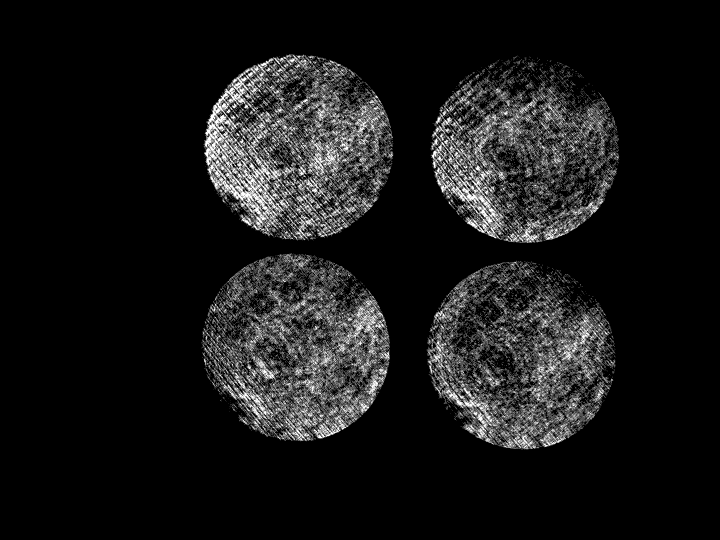
#> input picture data/2026-08-05/init_Xn1d221_Yp0d153_2026-08-05T11-36-15.633.tif, 1440 x 1080 px (shown at 1/2 size)
$ jupyter execute test.ipynb
#> lines starting #> are read from the running program, lines starting #| are printed output that depends on the picture; after the words box and inside, x2 and y2 are one past the last pixel; in counts of white or black regions, pixels touching at a corner belong together
[cell 1]
# %pip install scikit-image

[cell 2]
import numpy as np
import matplotlib.pyplot as plt
import matplotlib.image as mpimg

from skimage.feature import canny
from skimage.transform import hough_circle, hough_circle_peaks
from skimage.draw import circle_perimeter
from skimage.segmentation import find_boundaries
from skimage.measure import find_contours

from scipy.optimize import least_squares

from scipy import ndimage
from scipy.ndimage import gaussian_filter
from scipy.ndimage import binary_fill_holes, binary_closing, binary_opening

[cell 3]
file = "data/2026-08-05/init_Xn1d221_Yp0d153_2026-08-05T11-36-15.633.tif"
# file = "data/2026-08-05/T_series_x_Xn1d221_Yn0d000_2026-08-05T11-43-31.269.tif"

image = mpimg.imread(file)
#> image is the input picture: shape (1080, 1440) uint16; min 1, max 1022, mean 113.2
image = np.flipud(image) # Flip vertically
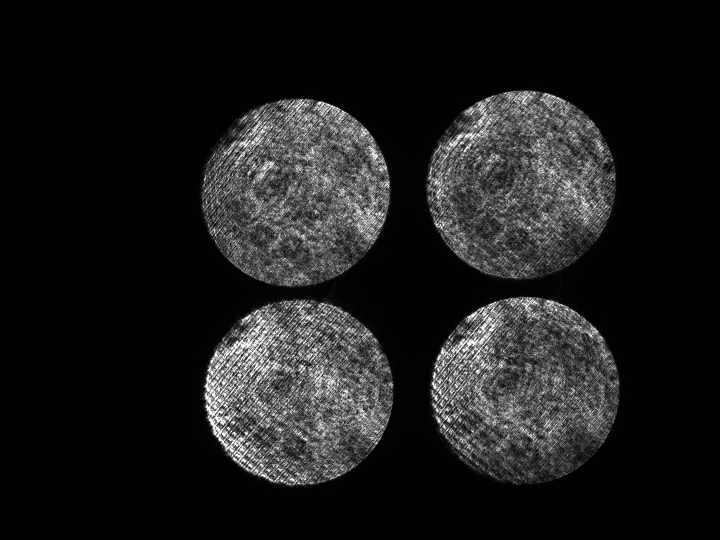
#> image: shape (1080, 1440) uint16 (shown at 1/2 size); min 1, max 1022, mean 113.2; drawn with min black and max white

plt.figure(figsize=(6, 4))
plt.imshow(image, origin="lower", cmap="gray")
# plt.axhline(585, color="cyan")
plt.axis("off")
plt.show()

[cell 4]
# Normalize image
img = image.astype(float)
img -= img.min()
img /= img.max()

# img[:585, :] = 0
img = gaussian_filter(img, sigma=1)

threshold = 0.08
mask = img > threshold
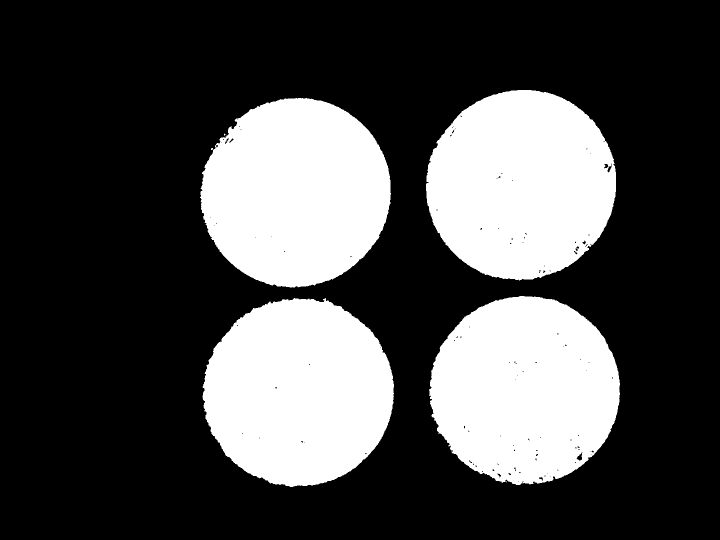
#> mask: shape (1080, 1440) bool (shown at 1/2 size); 28.8% white; 6 white regions (2 under 20 px), largest, box (x1, y1, x2, y2) and area: (852, 180, 1232, 561) 112659, (405, 596, 788, 974) 112203, (400, 196, 782, 575) 112118, (858, 592, 1240, 970) 111536

plt.figure(figsize=(6, 4))
plt.imshow(mask, origin="lower", cmap="gray")
# plt.axhline(585, color="cyan")
plt.axis("off")
plt.show()

[cell 5]
mask = binary_fill_holes(mask)
#> mask: shape (1080, 1440) bool; 28.9% white; 6 white regions (2 under 20 px), largest, box (x1, y1, x2, y2) and area: (852, 180, 1232, 561) 112986, (405, 596, 788, 974) 112235, (400, 196, 782, 575) 112208, (858, 592, 1240, 970) 111917
mask = binary_closing(mask, iterations=2)
#> mask: shape (1080, 1440) bool; 28.9% white; 4 white regions, box (x1, y1, x2, y2) and area: (852, 180, 1232, 561) 113048, (405, 596, 788, 974) 112316, (400, 196, 782, 575) 112314, (858, 592, 1240, 970) 112029

plt.figure(figsize=(6, 4))
plt.imshow(mask, cmap="gray", origin="lower")
plt.show()

[cell 6]
def fit_circle(x, y):
    """
    Least-squares fit of a circle to points (x, y).
    """

    def residuals(params):
        xc, yc, r = params
        return np.sqrt((x - xc)**2 + (y - yc)**2) - r

    x0 = x.mean()
    y0 = y.mean()
    r0 = np.mean(np.sqrt((x - x0)**2 + (y - y0)**2))

    result = least_squares(
        residuals,
        [x0, y0, r0],
    )

    return result.x


# ---------------------------------------------------------
# Label the pupils
# ---------------------------------------------------------

labels, nlabels = ndimage.label(mask)
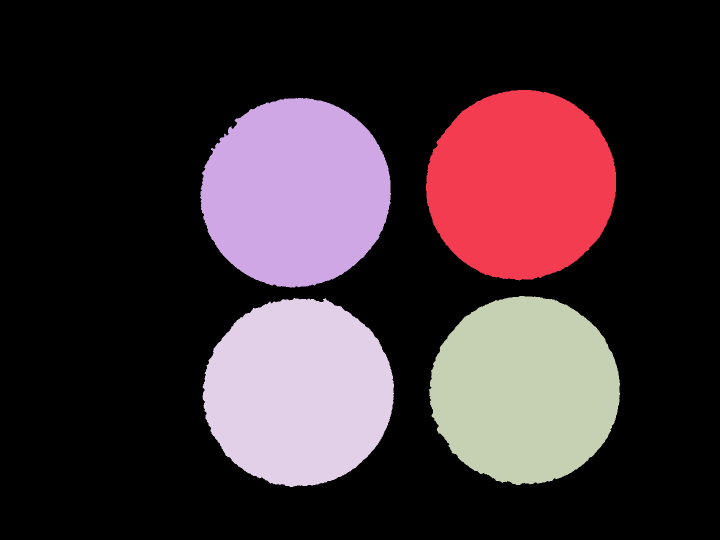
#> labels: shape (1080, 1440) int32 (shown at 1/2 size); 5 distinct labels, from 0 to 4; one colour per label, 0 black
#> nlabels = 4

circles = []

for label in range(1, nlabels + 1):

    region = labels == label

    # Ignore tiny blobs
    if region.sum() < 10000:
        continue

    contours = find_contours(region.astype(float), 0.5)

    contour = max(contours, key=len)

    y = contour[:, 0]
    x = contour[:, 1]

    xc, yc, r = fit_circle(x, y)

    circles.append((xc, yc, r))
#> this loop made 4 passes
#> (contours, x0 in fit_circle, y0 in fit_circle, r0 in fit_circle, xc, yc, r) on passes 1 to 4: (1 point arrays, longest 1567 points, 1041, 371.3, 189.7, 1041.9, 369.2, 189.7), (1 point arrays, longest 1675 points, 582, 382.3, 188.5, 591.5, 385.3, 188.9), (1 point arrays, longest 1625 points, 1044.2, 784.8, 188.6, 1049.4, 780, 188.8), (1 point arrays, longest 1647 points, 592.1, 780.8, 189, 596.6, 784.4, 189.1)
#> pass 1, `region = labels == label`:
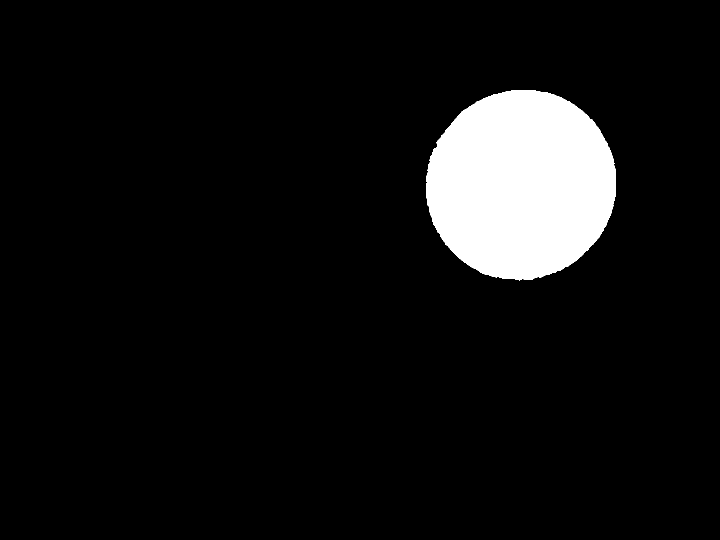
#> region: shape (1080, 1440) bool (shown at 1/2 size); 7.3% white; 1 white region, box (x1, y1, x2, y2) and area: (852, 180, 1232, 561) 113048
#> pass 2, `region = labels == label`:
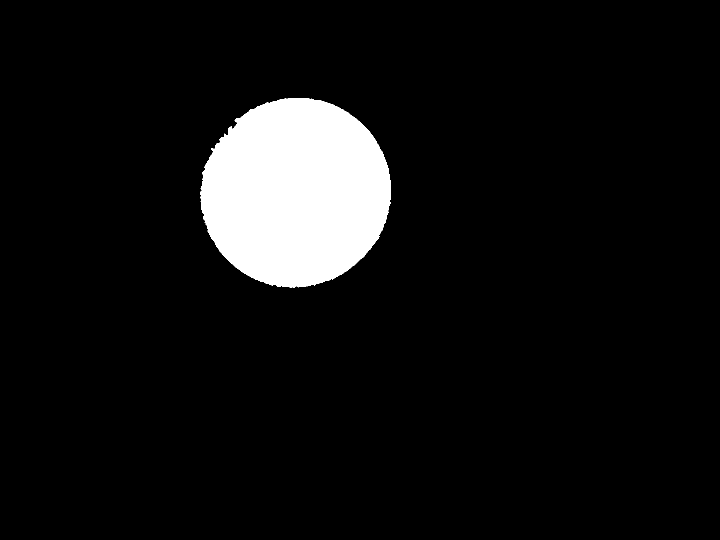
#> region: shape (1080, 1440) bool (shown at 1/2 size); 7.2% white; 1 white region, box (x1, y1, x2, y2) and area: (400, 196, 782, 575) 112314
#> pass 3, `region = labels == label`:
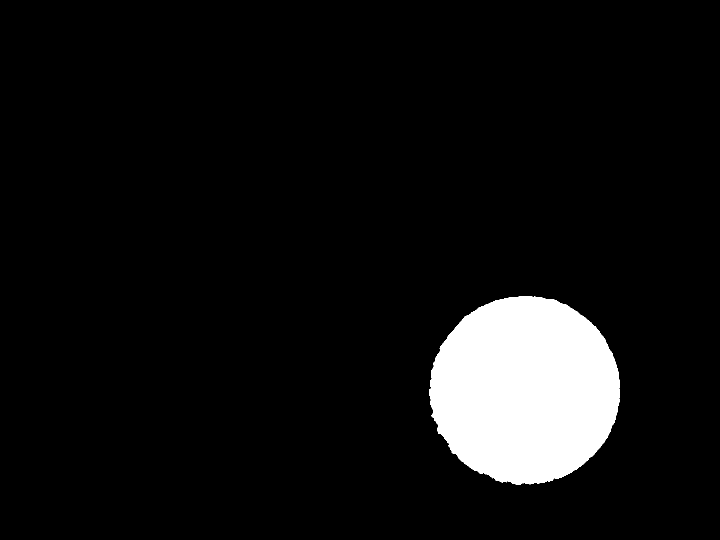
#> region: shape (1080, 1440) bool (shown at 1/2 size); 7.2% white; 1 white region, box (x1, y1, x2, y2) and area: (858, 592, 1240, 970) 112029
#> after the loop, circles = [(1041.9, 369.2, 189.7), (591.5, 385.3, 188.9), (1049.4, 780, 188.8), (596.6, 784.4, 189.1)]

# Sort top-to-bottom, then left-to-right
circles.sort(key=lambda c: (-c[1], c[0]))

for i, (xc, yc, r) in enumerate(circles, start=1):
    print(f"Pupil {i}: ({xc:.1f}, {yc:.1f}), r = {r:.1f}")
#> this loop made 4 passes
#| Pupil 1: (596.6, 784.4), r = 189.1
#| Pupil 2: (1049.4, 780.0), r = 188.8
#| Pupil 3: (591.5, 385.3), r = 188.9
#| Pupil 4: (1041.9, 369.2), r = 189.7

# ---------------------------------------------------------
# Plot
# ---------------------------------------------------------

fig, ax = plt.subplots(figsize=(10, 8))
ax.imshow(mask, cmap="gray", origin="lower")

theta = np.linspace(0, 2*np.pi, 400)

for xc, yc, r in circles:

    ax.plot(
        xc + r*np.cos(theta),
        yc + r*np.sin(theta),
        color="red",
        linewidth=2,
    )

    ax.plot(
        xc,
        yc,
        "+",
        color="cyan",
        markersize=16,
        markeredgewidth=3,
    )

    ax.text(
        xc,
        yc + r + 12,
        f"r = {r:.1f}",
        color="yellow",
        ha="center",
    )

plt.title("Least-squares circle fit")
plt.tight_layout()
plt.show()
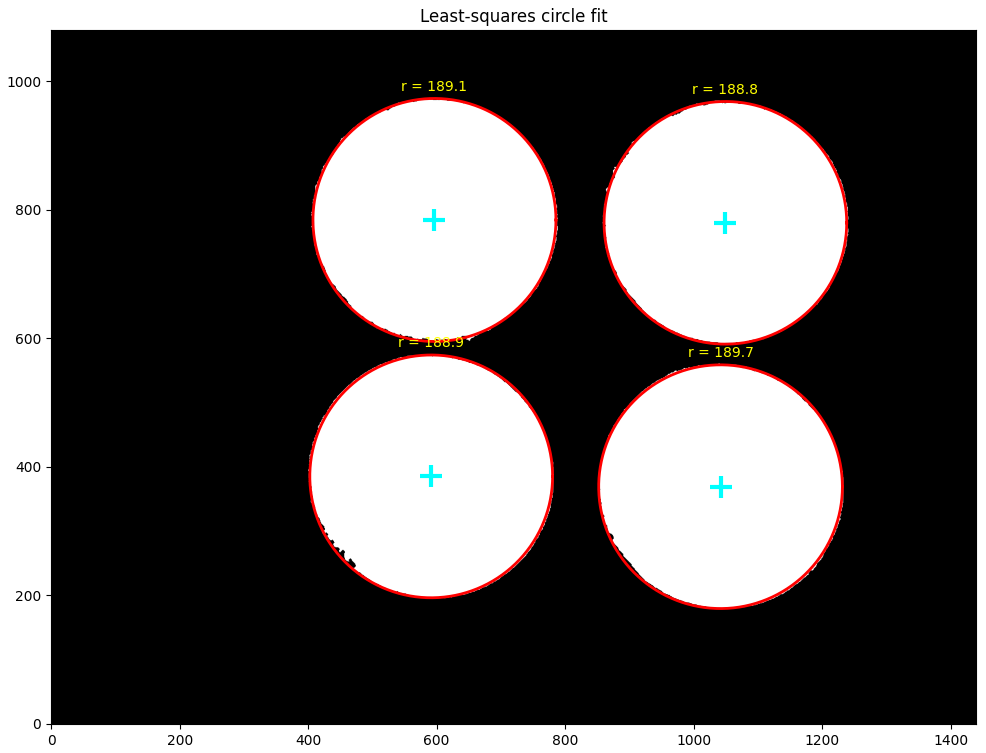
#> figure drawn by matplotlib, 1 panel
